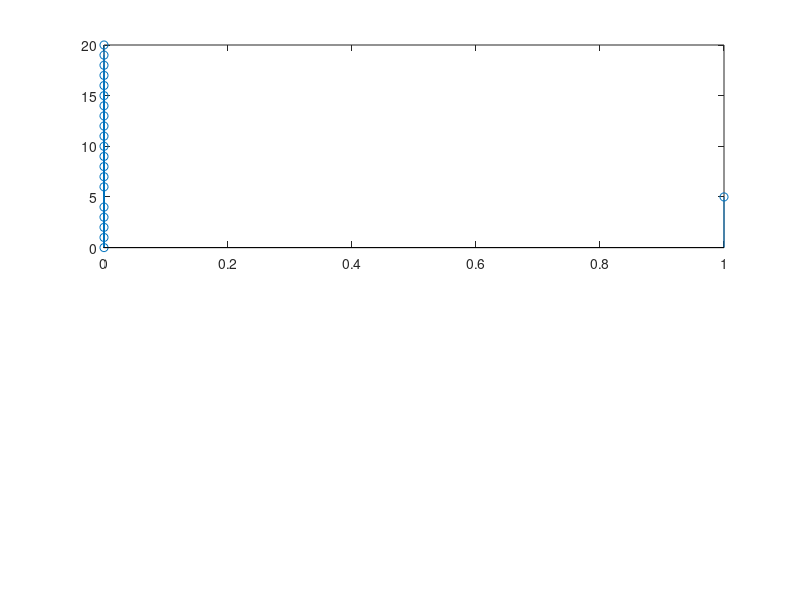

This figure's MATLAB source: (Note: this script raises an error after producing the figure.)
% La inceput se initializeaza vectorul linie cu zero-uri de 21 de elemente
z = zeros(1,21);

% Al 6-lea element il egalez cu 1
z(6) = 1;

% Se declara vectorii n si m
n = 0:20;
m = -5:15;

% Functia subplot arata ambele grafice in aceeasi
% fereastra dar nu in acelasi grafic; 
% Folosim stem pentru reprezentarea vectorului z in functie de n sau m ;
% Folosim tile pentru a da un titlu fiecarui grafic ; 
% Folosim grid pentru trasarea unei retele de linii
figure(1)
subplot(2,1,1);
stem(z,n);
itle('stem(z,n)');
grid
subplot(2,1,2);
stem(z,m);
title('stem(z,m)');
grid


% In urmatoarea etapa se initializeaza vectorul t cu valoarea absoulta a elementelor din n scazute
%cu 10
t = abs(10-n);

% Folosim figure pentru a arata urmatorul grafic intr-o alta
%fereastra
figure(2)

stem(t,n);
title('stem(t,n)');
grid

% Se initializeaza vectorii x1 si x2 si se trece la alta figura
figure(3)
n = -15:25;
x1 = sin((pi/17)*n);
m = 0:50;
x2 = cos((pi/sqrt(23))*m);

% Pentru a reprezenta grafic x1 si x2 in aceeasi fereastra, se foloseste
%plot deoarece stem nu functioneaza pentru afisarea mai multor grafice
%intr-o singura fereastra grafica
plot(x1,n,x2,m);
title('plot(x1,n,x2,m)');
grid

% Se trece la alta figura pentru a se afisa urmatoarele grafice intr-o
%fereastra separata si se reprezinta grafic x1 si x2 in aceeasi fereastra dar
%nu in acelasi grafic
figure(4)
subplot(2,1,1);
stem(x1,n);
title('stem(x1,n)');
grid
subplot(2,1,2);
stem(x2,m);
title('stem(x2,m)');
grid